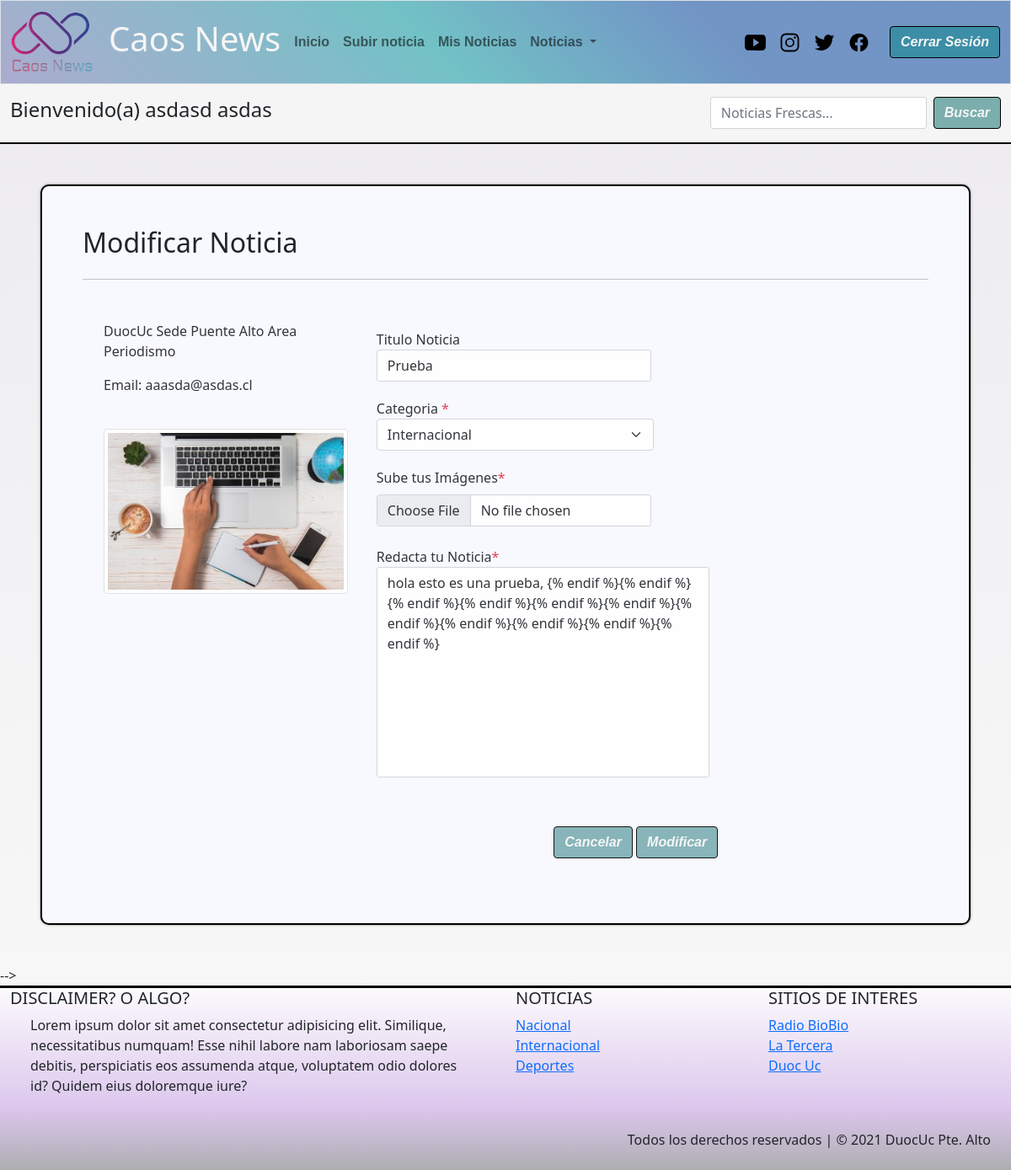
/modificar/Prueba/ (signed in), run on the app's committed database.
### caos_news/models.py (models this page shows, shortened)
class Noticia(models.Model):
    nombre_not = models.CharField(primary_key= True, max_length=50)
    fecha_not = models.DateField(default=datetime.date.today)
    redac =  models.TextField()
    img_not = models.ImageField(upload_to='noticias',null=True)
    publicar = models.BooleanField(default=False)
    comentario = models.TextField(null=True,default='Sin observaciones')
    autor = models.ForeignKey(User,null=True, on_delete=models.CASCADE)
    categoria = models.ForeignKey(Categoria, on_delete=models.CASCADE)

class Categoria(models.Model):
    cod_catg = models.IntegerField(primary_key=True)
    nombre_catg = models.CharField(max_length=50)

### caos_news/views.py (the view)
# urls.py: path('modificar/<id>/',b_modificar,name='modi'),
@login_required(login_url='/Ingresar/')
def b_modificar(request,id):
    try:
        noti = Noticia.objects.get(nombre_not=id)
        cate = Categoria.objects.all()
        context={"noticias":noti,"categorias":cate}
        return render(request,"modificar.html",context)
    except:
        mess= "No se encontro la noticia"
    cate = Categoria.objects.all()
    noti = Noticia.objects.all()
    context={"noticias":noti,"categorias":cate,"mensaje":mess}
    return render(request,"modificar.html",context)

### caos_news/templates/modificar.html (shortened to what this page needs)
{% extends 'base.html' %}
{% load static %}
{% block link_activos %}
<ul class="navbar-nav me-auto mb-2 mb-lg-0">
    <li class="nav-item">
        <a class="nav-link" aria-current="page" href="{% url 'index'%}">Inicio</a>
    </li>
    {% if user.is_authenticated %}
    <li class="nav-item ">
        <a class="nav-link" href="{% url 'enviar_n' %}">Subir noticia</a>
    </li>
    <li class="nav-item">
        <a class="nav-link" href="{% url 'mis_notis' %}">Mis Noticias</a>
    </li>
    {% endif %}
    <li class="nav-item dropdown">
        <a class="nav-link dropdown-toggle" href="#" id="navbarDropdown" role="button" data-bs-toggle="dropdown"
            aria-expanded="false">
            Noticias
        </a>
    </li>
    {% endblock link_activos %}
    {% block contenido %}
    <main>
        <nav class="navbar sticky-top" id="barra-busqueda">
            <div class="container-fluid ">
                <span class="navbar-text">
                    {% if user.is_authenticated %}
                    <h4> Bienvenido(a) {{user.first_name}} {{user.last_name}} </h4>
                    {% else %}
                    <h4>Noticas Frescas</h4>
                    {% endif %}
                </span>
                <form class="d-flex" method="POST" action="{% url 'filter_d'%}">
                    <input class="form-control me-2" type="search" placeholder="Noticias Frescas..." name="txtbusqueda"
                        aria-label="Search">
                    <button id="boton" class="btn btn-outline" type="submit">Buscar</button>
                </form>
            </div>
        </nav>
        <section class="container-fluid p-5">
            <div class="container-fluid p-5 animate__animated animate__fadeInLeft" id="contact-box">
                <h2>Modificar Noticia</h2>
                <hr class=" my-4">
                <div class="row form-noti">
                    <div class="col-md-5">
                        <address>DuocUc Sede Puente Alto Area Periodismo</address>
                        {% if user.is_authenticated %}
                        <p>Email: {{user.email}}</p>
                        {% endif %}
                        <img src="{% static 'img/background/Formulario-Noticias_01.jpg' %}" class="img-thumbnail mt-4"
                            alt="">
                    </div>
                    <div class="col-md-7">
                        <form action="{% url 'modif' %}" method="POST" enctype="multipart/form-data" onsubmit="validar_modi()">
                            <div class="form-group col-md-10">
                                <label class="font-weight-bold">Titulo Noticia</label>
                                <input id="txttitulo" type="text" class="form-control" id="for-input" name="titulo"
                                    placeholder="Titulo" required
                                    minlength="3" maxlength="25" value="{{noticias.nombre_not}}" >
                            </div>
                            <div class="form-group" style="width: 84.1%;">
                                <label class="font-weight-bold">Categoria <span class="text-danger"
                                        id="categoria_span">*</span></label>
                                <select id="txtcategoria" name="txtcategoria" class="form-select form-select"
                                    aria-label=".form-select-sm example" onclick="validar_categoria()" required>
                                    {% for x in categorias %}
                                    {% if x.nombre_catg == noticias.categoria.nombre_catg %}
                                        <option selected>{{noticias.categoria.nombre_catg}}</option>
                                    {% else %}
                                        <option>{{x.nombre_catg}}</option>
                                    {% endif %}
                                    {% endfor %}
                                </select>
                            </div>
                            <div class="form-row mb-1">
                                <div class="form-group col-md-10">
                                    <label for="formFileMultiple" class="form-label">Sube tus Imágenes<span
                                            id="img_span1" class="text-danger">*</span></label>
                                    <input id="imgfile1" class="form-control" type="file" name="img_noti"
                                        accept="image/*">
                                </div>
                            </div>
                            <div class="form-group mb-5">
                                <label class="font-weight-bold">Redacta tu Noticia<span id="noticia_span"
                                        class="text-danger">*</span></label>
                                <textarea id="txtnoticia" name="txtnoticia" class="form-control"
                                    placeholder="Redacta" style="resize: none; width: 100%; height: 250px;"
                                    oninput="validar_txt()" required>{{noticias.redac}}</textarea>
                            </div>
                            <div class="text-end">
                                <button class="btn btn-outline width-100 col-btn-sm mb-1" type="button" id="boton"><a
                                        href="{% url 'mis_notis' %}">Cancelar</a></button>
                                <button class="btn btn-outline width-100 col-btn-sm mb-1" type="submit"
                                    id="boton">Modificar</button>
                            </div>
                        </form>
                    </div>
        </section>
         -->
        {% endblock contenido %}
        {% block categorias %}
        {% for x in categorias %}
        <li><a href="{% url 'categ' x.nombre_catg %}">{{x.nombre_catg}}</a></li>
        {% endfor %}
        {% endblock categorias %}

### data on the page
Noticia: titulo "Prueba", txtnoticia "hola esto es una prueba, {% endif %}{% endif %}{% endif %}{% endif %}{% endif %}{% endif %}{% endif %}{% endif %}{% endif %}{% endif %}{% endif %}"
Categoria: nombre_catg "Nacional"
Categoria: nombre_catg "Internacional"
Categoria: nombre_catg "Deportes"

### other printed values
{{ user.first_name }} "asdasd"
{{ user.last_name }} "asdas"
{{ user.email }} "aaasda@asdas.cl"
form field txtcategoria "Internacional"
